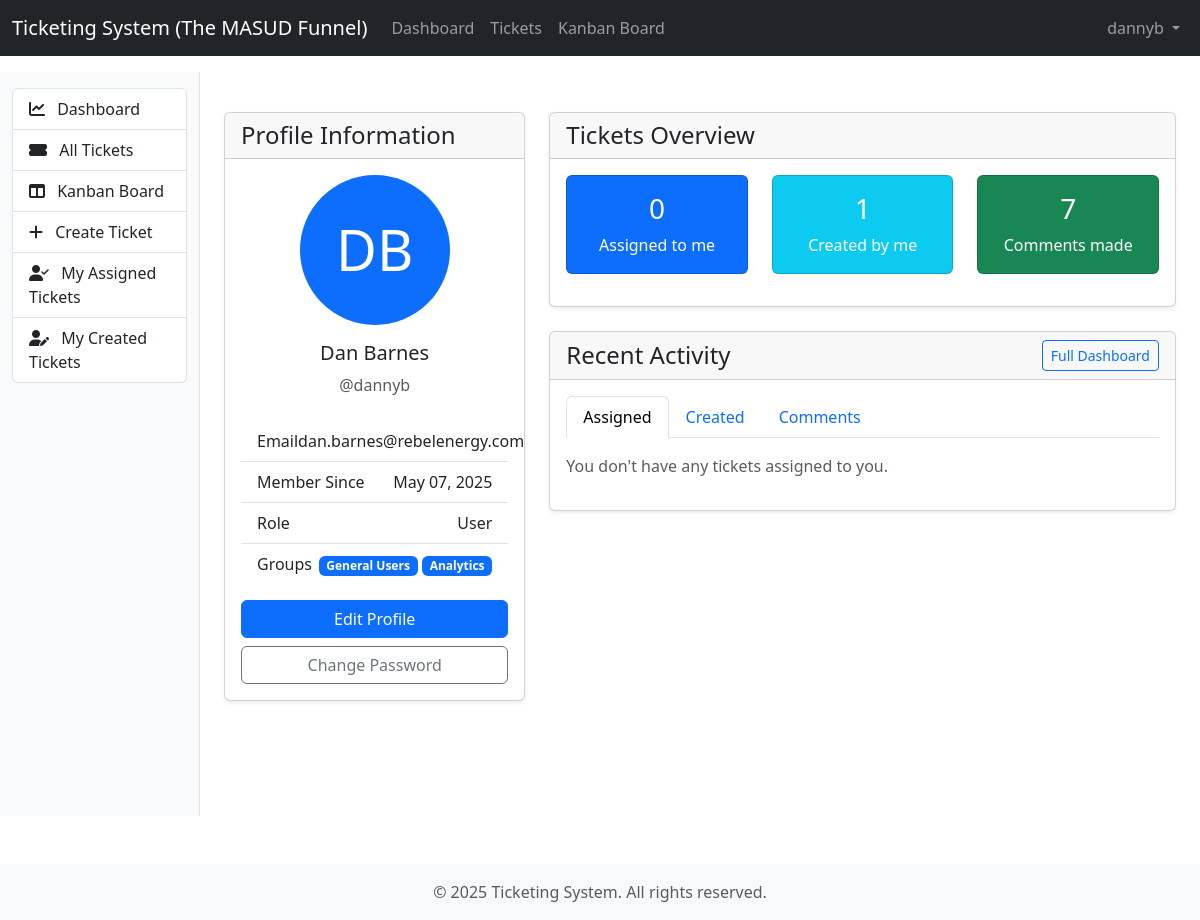
Page /users/profile/ (signed in) on the committed database.
### users/models.py (models this page shows, shortened)
class User(AbstractUser):
    bio = models.TextField(blank=True)
    profile_picture = models.ImageField(upload_to='profile_pictures/', blank=True, null=True)

### users/views.py (the view)
# urls.py: path('profile/', views.profile_view, name='profile'),
@login_required
def profile_view(request):
    return render(request, 'users/profile.html')

### tickets/models.py (called while the page is built)
    def __str__(self):
        return self.name

    def __str__(self):
        return self.name

### templates/users/profile.html (shortened to what this page needs)
{% extends 'base.html' %}
{% load static %}
{% block content %}
<div class="container py-4">
    <div class="row">
        <div class="col-md-4 mb-4">
            <div class="card shadow-sm">
                <div class="card-header">
                    <h4 class="mb-0">Profile Information</h4>
                </div>
                <div class="card-body">
                    <div class="text-center mb-4">
                        {% if user.avatar %}
                            <img src="{{ user.avatar.url }}" alt="{{ user.get_full_name }}" class="rounded-circle img-thumbnail" style="width: 150px; height: 150px; object-fit: cover;">
                        {% else %}
                            <div class="bg-primary rounded-circle d-flex align-items-center justify-content-center mx-auto" style="width: 150px; height: 150px;">
                                <span class="text-white display-4">{{ user.first_name|first|upper }}{{ user.last_name|first|upper }}</span>
                            </div>
                        {% endif %}
                        <h5 class="mt-3">{{ user.get_full_name|default:user.username }}</h5>
                        <p class="text-muted">@{{ user.username }}</p>
                    </div>
                    <ul class="list-group list-group-flush">
                        <li class="list-group-item d-flex justify-content-between align-items-center">
                            <span>Email</span>
                            <span>{{ user.email }}</span>
                        </li>
                        <li class="list-group-item d-flex justify-content-between align-items-center">
                            <span>Member Since</span>
                            <span>{{ user.date_joined|date:"M d, Y" }}</span>
                        </li>
                        <li class="list-group-item d-flex justify-content-between align-items-center">
                            <span>Role</span>
                            <span>
                                {% if user.is_superuser %}
                                    Administrator
                                {% elif user.is_staff %}
                                    Staff
                                {% else %}
                                    User
                                {% endif %}
                            </span>
                        </li>
                        <li class="list-group-item d-flex justify-content-between align-items-center">
                            <span>Groups</span>
                            <span>
                                {% if user.groups.all %}
                                    {% for group in user.groups.all %}
                                        <span class="badge bg-primary">{{ group.name }}</span>
                                    {% endfor %}
                                {% else %}
                                    None
                                {% endif %}
                            </span>
                        </li>
                    </ul>
                    <div class="d-grid gap-2 mt-3">
                        <a href="{% url 'profile-update' %}" class="btn btn-primary">
                             Edit Profile
                        </a>
                        <a href="{% url 'password_change' %}" class="btn btn-outline-secondary">
                             Change Password
                        </a>
                    </div>
                </div>
            </div>
        </div>
        <div class="col-md-8">
            <div class="card shadow-sm mb-4">
                <div class="card-header">
                    <h4 class="mb-0">Tickets Overview</h4>
                </div>
                <div class="card-body">
                    <div class="row text-center">
                        <div class="col-md-4 mb-3">
                            <div class="card bg-primary text-white">
                                <div class="card-body">
                                    <h3 class="card-title">
                                        {% if user.assigned_tickets.count %}
                                            {{ user.assigned_tickets.count }}
                                        {% else %}
                                            0
                                        {% endif %}
                                    </h3>
                                    <p class="card-text">Assigned to me</p>
                                </div>
                            </div>
                        </div>
                        <div class="col-md-4 mb-3">
                            <div class="card bg-info text-white">
                                <div class="card-body">
                                    <h3 class="card-title">
                                        {% if user.created_tickets.count %}
                                            {{ user.created_tickets.count }}
                                        {% else %}
                                            0
                                        {% endif %}
                                    </h3>
                                    <p class="card-text">Created by me</p>
                                </div>
                            </div>
                        </div>
                        <div class="col-md-4 mb-3">
                            <div class="card bg-success text-white">
                                <div class="card-body">
                                    <h3 class="card-title">
                                        {% if user.comments.count %}
                                            {{ user.comments.count }}
                                        {% else %}
                                            0
                                        {% endif %}
                                    </h3>
                                    <p class="card-text">Comments made</p>
                                </div>
                            </div>
                        </div>
                    </div>
                </div>
            </div>
            <div class="card shadow-sm">
                <div class="card-header d-flex justify-content-between align-items-center">
                    <h4 class="mb-0">Recent Activity</h4>
                    <a href="{% url 'dashboard' %}" class="btn btn-sm btn-outline-primary">Full Dashboard</a>
                </div>
                <div class="card-body">
                    <ul class="nav nav-tabs" id="activityTabs" role="tablist">
                        <li class="nav-item" role="presentation">
                            <button class="nav-link active" id="assigned-tab" data-bs-toggle="tab" data-bs-target="#assigned" type="button" role="tab" aria-controls="assigned" aria-selected="true">Assigned</button>
                        </li>
                        <li class="nav-item" role="presentation">
                            <button class="nav-link" id="created-tab" data-bs-toggle="tab" data-bs-target="#created" type="button" role="tab" aria-controls="created" aria-selected="false">Created</button>
                        </li>
                        <li class="nav-item" role="presentation">
                            <button class="nav-link" id="comments-tab" data-bs-toggle="tab" data-bs-target="#comments" type="button" role="tab" aria-controls="comments" aria-selected="false">Comments</button>
                        </li>
                    </ul>
                    <div class="tab-content pt-3" id="activityTabsContent">
                        <div class="tab-pane fade show active" id="assigned" role="tabpanel" aria-labelledby="assigned-tab">
                            {% if user.assigned_tickets.all %}
                                <div class="list-group">
                                    {% for ticket in user.assigned_tickets.all|slice:":5" %}
                                        <a href="{% url 'ticket-detail' ticket.id %}" class="list-group-item list-group-item-action">
                                            <div class="d-flex w-100 justify-content-between">
                                                <h6 class="mb-1">{{ ticket.title }}</h6>
                                                <small>{{ ticket.updated_at|date:"M d, Y" }}</small>
                                            </div>
                                            <div class="d-flex">
                                                <span class="badge me-1 status-badge" data-color="{{ ticket.status.color }}">{{ ticket.status }}</span>
                                                <span class="badge priority-badge" data-color="{{ ticket.priority.color }}">{{ ticket.priority }}</span>
                                            </div>
                                        </a>
                                    {% endfor %}
                                </div>
                                {% if user.assigned_tickets.count > 5 %}
                                    <div class="mt-2 text-end">
                                        <a href="{% url 'ticket-list' %}?assigned_to_me=true" class="btn btn-sm btn-outline-primary">View All</a>
                                    </div>
                                {% endif %}
                            {% else %}
                                <p class="text-muted">You don't have any tickets assigned to you.</p>
                            {% endif %}
                        </div>
                    </div>
                </div>
            </div>
        </div>
    </div>
</div>
{% endblock %}

### templates/base.html (shortened to what this page needs)
<!DOCTYPE html>
<html lang="en">
<head>
    <link href="https://cdn.jsdelivr.net/npm/bootstrap@5.3.0/dist/css/bootstrap.min.css" rel="stylesheet">
    <link rel="stylesheet" href="https://cdnjs.cloudflare.com/ajax/libs/font-awesome/6.4.0/css/all.min.css">
</head>
<body>
    <nav class="navbar navbar-expand-lg navbar-dark bg-dark">
        <div class="container-fluid">
            <a class="navbar-brand" href="{% url 'dashboard' %}">Ticketing System (The MASUD Funnel)</a>
            <div class="collapse navbar-collapse" id="navbarNav">
                <ul class="navbar-nav me-auto">
                    <li class="nav-item">
                        <a class="nav-link" href="{% url 'dashboard' %}">Dashboard</a>
                    </li>
                    <li class="nav-item">
                        <a class="nav-link" href="{% url 'ticket-list' %}">Tickets</a>
                    </li>
                    <li class="nav-item">
                        <a class="nav-link" href="{% url 'ticket-kanban' %}">Kanban Board</a>
                    </li>
                </ul>
                {% if user.is_authenticated %}
                <ul class="navbar-nav">
                    <li class="nav-item dropdown">
                        <a class="nav-link dropdown-toggle" href="#" id="userDropdown" role="button" data-bs-toggle="dropdown">
                            {{ user.username }}
                        </a>
                    </li>
                </ul>
                {% endif %}
            </div>
        </div>
    </nav>
    <div class="container-fluid mt-3">
        <div class="row">
            {% if user.is_authenticated %}
            <div class="col-md-2 d-none d-md-block sidebar py-3">
                <div class="list-group">
                    <a href="{% url 'dashboard' %}" class="list-group-item list-group-item-action {% if request.resolver_match.url_name == 'dashboard' %}active{% endif %}">
                        <i class="fas fa-chart-line me-2"></i> Dashboard
                    </a>
                    <a href="{% url 'ticket-list' %}" class="list-group-item list-group-item-action {% if request.resolver_match.url_name == 'ticket-list' %}active{% endif %}">
                        <i class="fas fa-ticket-alt me-2"></i> All Tickets
                    </a>
                    <a href="{% url 'ticket-kanban' %}" class="list-group-item list-group-item-action {% if request.resolver_match.url_name == 'ticket-kanban' %}active{% endif %}">
                        <i class="fas fa-columns me-2"></i> Kanban Board
                    </a>
                    <a href="{% url 'ticket-create' %}" class="list-group-item list-group-item-action {% if request.resolver_match.url_name == 'ticket-create' %}active{% endif %}">
                        <i class="fas fa-plus me-2"></i> Create Ticket
                    </a>
                    <a href="{% url 'ticket-list' %}?assigned_to_me=true" class="list-group-item list-group-item-action">
                        <i class="fas fa-user-check me-2"></i> My Assigned Tickets
                    </a>
                    <a href="{% url 'ticket-list' %}?created_by_me=true" class="list-group-item list-group-item-action">
                        <i class="fas fa-user-edit me-2"></i> My Created Tickets
                    </a>
                </div>
            </div>
            <div class="col-md-10 col-sm-12">
            {% else %}
            <div class="col-12">
            {% endif %}
                <div class="my-3">
                    {% block content %}{% endblock %}
                </div>
            </div>
        </div>
    </div>
    <footer class="footer mt-5 py-3 bg-light">
        <div class="container text-center">
            <span class="text-muted">© {% now "Y" %} Ticketing System. All rights reserved.</span>
        </div>
    </footer>
</body>
</html>

### templates/base.html (style rules this page uses)
.sidebar { min-height: calc(100vh - 56px); background-color: #f8f9fa; border-right: 1px solid #dee2e6; }

### rows in the picture
User: username "dannyb", first_name|first "D", last_name|first "B", get_full_name "Dan Barnes", email "dan.barnes@rebelenergy.com", date_joined "May 07, 2025", created_tickets.count "1", comments.count "7"

### other values in the picture
{{ group.name }} "General Users"
{{ group.name }} "Analytics"
